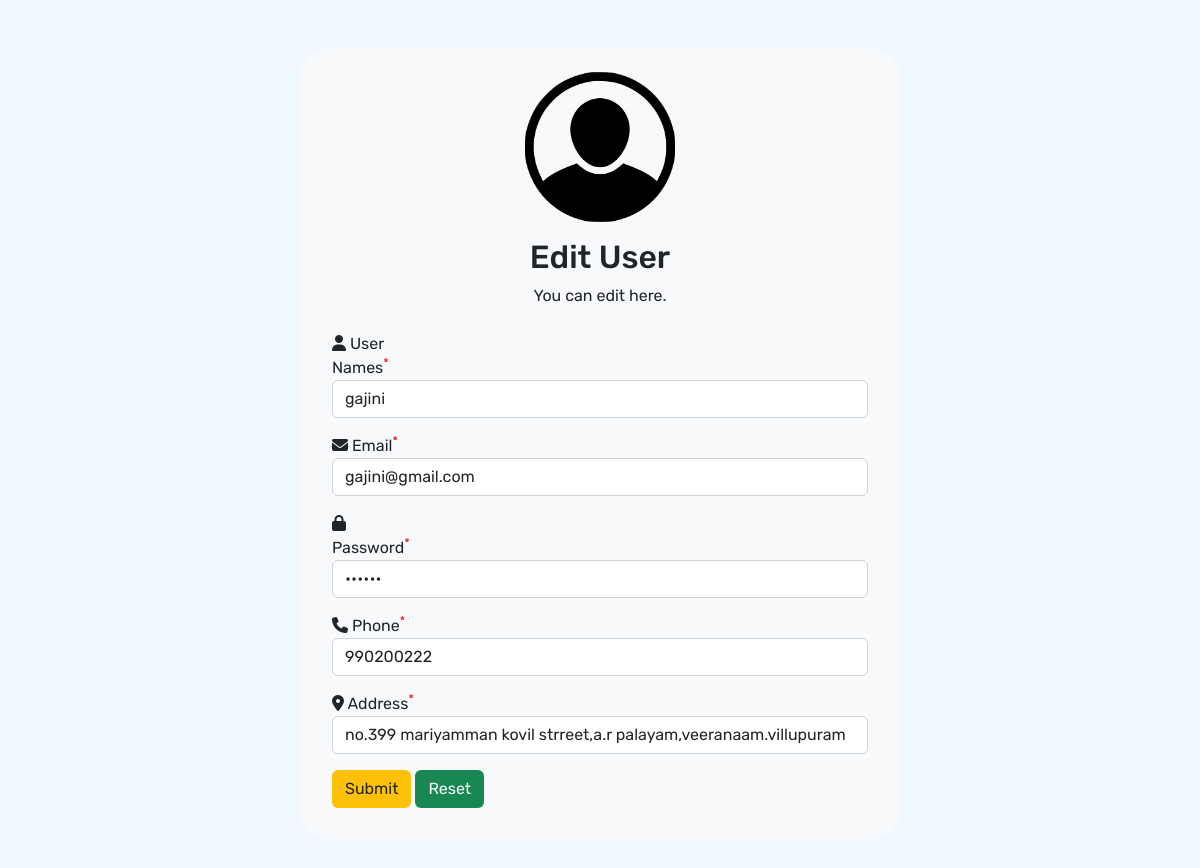
Page /admin/edit-User.php?uid=19 on the committed database.
### tables this page shows
CREATE TABLE `users` (
  `uid` int(11) NOT NULL,
  `uname` varchar(100) NOT NULL,
  `uemail` varchar(100) NOT NULL,
  `upass` varchar(100) NOT NULL,
  `uphone` varchar(20) NOT NULL,
  `uaddress` varchar(300) NOT NULL
);

### admin/edit-User.php (the view, shortened to what this page needs)
<!DOCTYPE html>
<html lang="en">
<head>
  <link rel="stylesheet" href=".\css\bootstrap.min.css">
    <link rel="stylesheet" href=".\css\bootstrap-icons.css">
    <link rel="stylesheet" href=".\css\font-awesome.min.css">
    <link rel="stylesheet" href="https://cdnjs.cloudflare.com/ajax/libs/font-awesome/6.2.1/css/all.min.css" />
    <link rel="stylesheet" href=".\css\style.css">
</head>
<body>
  <?php
    $servername='localhost';
    $username='root';
    $password='';
    $dbname = 'plantshop';
    $conn=mysqli_connect($servername,$username,$password,$dbname);
	 $id=$_GET['uid'];
     $sql = "SELECT * FROM Users where uid='$id'";
	 $data = mysqli_query($conn, $sql);
	if ($data->num_rows > 0) {
  while($row = $data->fetch_assoc()) {
    $uname = $row['uname'];
    $uemail = $row['uemail'];
    $upass = $row['upass'];
    $uphone = $row['uphone'];
    $uaddress = $row['uaddress'];
    }
  }
   else {
  echo "0 results";
}
?>
<div class="container mt-5 bg-light p-4 mb-5">
  <div class="text-center">
<img src=".\img\user.png" width="150" height="150">
  <h2 class="mt-3">Edit User</h2>
  <p>You can edit here.</p>
  </div>
  <form class="form-horizontal p-2" action="Editation-User.php" method="post">
    <div class="form-group">
      <label class="control-label col-sm-2" for="uname"><i class="fa fa-user"></i> User Names<sup>*</sup></label>
      <div class="col-sm-12">
        <input type="text" class="form-control" id="uname" value="<?php echo $uname ?>" placeholder="Enter name" name="uname" required>
      </div>
    </div>
    <div class="form-group mt-3">
      <label class="control-label col-sm-2" for="uemail"><i class="fa fa-envelope"></i> Email<sup>*</sup></label>
      <div class="col-sm-12">
        <input type="email" class="form-control" id="uemail" value="<?php echo $uemail ?>" placeholder="Enter mail" name="uemail"  required>
      </div>
    </div>
	<div class="form-group mt-3">
      <label class="control-label col-sm-2" for="upass"><i class="fa-solid fa-lock"></i> Password<sup>*</sup></label>
      <div class="col-sm-12">
        <input type="password" class="form-control" id="upass" value="<?php echo $upass ?>" placeholder="Enter password" name="upass"  required>
      </div>
    </div>
	<div class="form-group mt-3">
      <label class="control-label col-sm-2" for="uphone"><i class="fa fa-phone"></i> Phone<sup>*</sup></label>
      <div class="col-sm-12">
        <input type="text" class="form-control" id="uphone" value="<?php echo $uphone ?>" placeholder="Enter phone" name="uphone"  required>
      </div>
    </div>
	<div class="form-group mt-3">
      <label class="control-label col-sm-2" for="uaddr"><i class="fa-solid fa-location-dot"></i> Address<sup>*</sup></label>
      <div class="col-sm-12">
        <input type="text" class="form-control" id="uaddr" value="<?php echo $uaddress ?>" placeholder="Enter address" name="uaddr"  required>
      </div>
    </div>
    <div class="form-group mt-3">
      <div class="col-sm-offset-2 col-sm-10">
        <button type="submit" name="Update" class="btn btn-default bg-warning text-dark">Submit</button>
        <button type="reset" class="btn btn-default bg-success text-light">Reset</button>
      </div>
    </div>
  </form>
</div>
</body>
</html>

### admin/css/style.css (style rules this page uses)
body { font-family: 'Rubik', sans-serif; background-color:aliceblue; }
input { width: 100%; }

### admin/edit-User.php (style rules this page uses)
.container { width:50%; border-radius:30px; }
sup { color:red; }

### rows in the picture
users: uname "gajini", uemail "gajini@gmail.com", uphone "990200222", uaddr "no.399 mariyamman kovil strreet,a.r palayam,veeranaam.villupuram"
